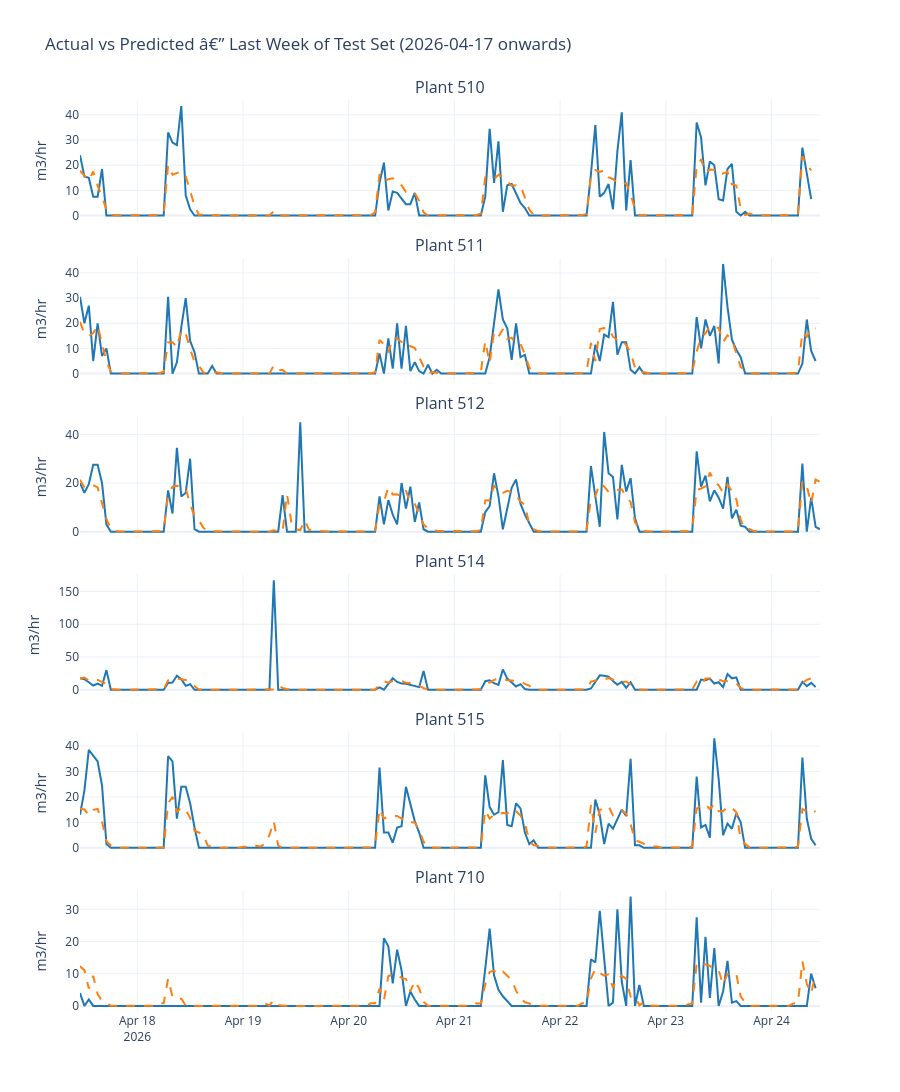

Notebook source saved alongside this figure:
### Markdown cell above
## Cell 9: Prediction visualization

### Code cell
# Plot actual vs predicted for a sample week per plant
sample_plants = sorted(test_eval["plant_code"].unique())
sample_week = test_eval["programmed_departure_time"].max() - pd.Timedelta(days=7)
sample_df = test_eval[test_eval["programmed_departure_time"] >= sample_week].copy()

fig = make_subplots(
    rows=len(sample_plants), cols=1,
    subplot_titles=[f"Plant {p}" for p in sample_plants],
    shared_xaxes=True,
    vertical_spacing=0.04,
)

for i, plant in enumerate(sample_plants, 1):
    sub = sample_df[sample_df["plant_code"] == plant].sort_values("programmed_departure_time")
    fig.add_trace(
        go.Scatter(x=sub["programmed_departure_time"], y=sub["volume_m3"],
                   mode="lines", name=f"Actual {plant}", line=dict(color="#1f77b4")),
        row=i, col=1
    )
    fig.add_trace(
        go.Scatter(x=sub["programmed_departure_time"], y=sub["predicted"],
                   mode="lines", name=f"Predicted {plant}", line=dict(color="#ff7f0e", dash="dash")),
        row=i, col=1
    )

fig.update_layout(
    title=f"Actual vs Predicted â€” Last Week of Test Set ({sample_week.strftime('%Y-%m-%d')} onwards)",
    template="plotly_white",
    height=200 * len(sample_plants),
    showlegend=False,
)
fig.update_yaxes(title_text="m3/hr")
fig.show()

### Figure 1 — Plotly figure (JSON) as saved in the notebook; plotly's stock layout.template omitted (floating-point values rounded to 4 significant figures; data arrays with more than 128 entries replaced by an {"elided": "..."} marker saying what was removed)
{"data": [{"line": {"color": "#1f77b4"}, "mode": "lines", "name": "Actual 510", "type": "scatter", "x": {"elided": "167 str values"}, "xaxis": "x", "y": {"elided": "167 float values"}, "yaxis": "y"}, {"line": {"color": "#ff7f0e", "dash": "dash"}, "mode": "lines", "name": "Predicted 510", "type": "scatter", "x": {"elided": "167 str values"}, "xaxis": "x", "y": {"elided": "167 float values"}, "yaxis": "y"}, {"line": {"color": "#1f77b4"}, "mode": "lines", "name": "Actual 511", "type": "scatter", "x": {"elided": "168 str values"}, "xaxis": "x2", "y": {"elided": "168 float values"}, "yaxis": "y2"}, {"line": {"color": "#ff7f0e", "dash": "dash"}, "mode": "lines", "name": "Predicted 511", "type": "scatter", "x": {"elided": "168 str values"}, "xaxis": "x2", "y": {"elided": "168 float values"}, "yaxis": "y2"}, {"line": {"color": "#1f77b4"}, "mode": "lines", "name": "Actual 512", "type": "scatter", "x": {"elided": "169 str values"}, "xaxis": "x3", "y": {"elided": "169 float values"}, "yaxis": "y3"}, {"line": {"color": "#ff7f0e", "dash": "dash"}, "mode": "lines", "name": "Predicted 512", "type": "scatter", "x": {"elided": "169 str values"}, "xaxis": "x3", "y": {"elided": "169 float values"}, "yaxis": "y3"}, {"line": {"color": "#1f77b4"}, "mode": "lines", "name": "Actual 514", "type": "scatter", "x": {"elided": "168 str values"}, "xaxis": "x4", "y": {"elided": "168 float values"}, "yaxis": "y4"}, {"line": {"color": "#ff7f0e", "dash": "dash"}, "mode": "lines", "name": "Predicted 514", "type": "scatter", "x": {"elided": "168 str values"}, "xaxis": "x4", "y": {"elided": "168 float values"}, "yaxis": "y4"}, {"line": {"color": "#1f77b4"}, "mode": "lines", "name": "Actual 515", "type": "scatter", "x": {"elided": "168 str values"}, "xaxis": "x5", "y": {"elided": "168 float values"}, "yaxis": "y5"}, {"line": {"color": "#ff7f0e", "dash": "dash"}, "mode": "lines", "name": "Predicted 515", "type": "scatter", "x": {"elided": "168 str values"}, "xaxis": "x5", "y": {"elided": "168 float values"}, "yaxis": "y5"}, {"line": {"color": "#1f77b4"}, "mode": "lines", "name": "Actual 710", "type": "scatter", "x": {"elided": "168 str values"}, "xaxis": "x6", "y": {"elided": "168 float values"}, "yaxis": "y6"}, {"line": {"color": "#ff7f0e", "dash": "dash"}, "mode": "lines", "name": "Predicted 710", "type": "scatter", "x": {"elided": "168 str values"}, "xaxis": "x6", "y": {"elided": "168 float values"}, "yaxis": "y6"}], "layout": {"annotations": [{"font": {"size": 16}, "showarrow": false, "text": "Plant 510", "x": 0.5, "xanchor": "center", "xref": "paper", "y": 1, "yanchor": "bottom", "yref": "paper"}, {"font": {"size": 16}, "showarrow": false, "text": "Plant 511", "x": 0.5, "xanchor": "center", "xref": "paper", "y": 0.8267, "yanchor": "bottom", "yref": "paper"}, {"font": {"size": 16}, "showarrow": false, "text": "Plant 512", "x": 0.5, "xanchor": "center", "xref": "paper", "y": 0.6533, "yanchor": "bottom", "yref": "paper"}, {"font": {"size": 16}, "showarrow": false, "text": "Plant 514", "x": 0.5, "xanchor": "center", "xref": "paper", "y": 0.48, "yanchor": "bottom", "yref": "paper"}, {"font": {"size": 16}, "showarrow": false, "text": "Plant 515", "x": 0.5, "xanchor": "center", "xref": "paper", "y": 0.3067, "yanchor": "bottom", "yref": "paper"}, {"font": {"size": 16}, "showarrow": false, "text": "Plant 710", "x": 0.5, "xanchor": "center", "xref": "paper", "y": 0.1333, "yanchor": "bottom", "yref": "paper"}], "height": 1200, "showlegend": false, "title": {"text": "Actual vs Predicted â€” Last Week of Test Set (2026-04-17 onwards)"}, "xaxis": {"anchor": "y", "domain": [0, 1], "matches": "x6", "showticklabels": false}, "xaxis2": {"anchor": "y2", "domain": [0, 1], "matches": "x6", "showticklabels": false}, "xaxis3": {"anchor": "y3", "domain": [0, 1], "matches": "x6", "showticklabels": false}, "xaxis4": {"anchor": "y4", "domain": [0, 1], "matches": "x6", "showticklabels": false}, "xaxis5": {"anchor": "y5", "domain": [0, 1], "matches": "x6", "showticklabels": false}, "xaxis6": {"anchor": "y6", "domain": [0, 1]}, "yaxis": {"anchor": "x", "domain": [0.8667, 1], "title": {"text": "m3/hr"}}, "yaxis2": {"anchor": "x2", "domain": [0.6933, 0.8267], "title": {"text": "m3/hr"}}, "yaxis3": {"anchor": "x3", "domain": [0.52, 0.6533], "title": {"text": "m3/hr"}}, "yaxis4": {"anchor": "x4", "domain": [0.3467, 0.48], "title": {"text": "m3/hr"}}, "yaxis5": {"anchor": "x5", "domain": [0.1733, 0.3067], "title": {"text": "m3/hr"}}, "yaxis6": {"anchor": "x6", "domain": [0, 0.1333], "title": {"text": "m3/hr"}}}}
